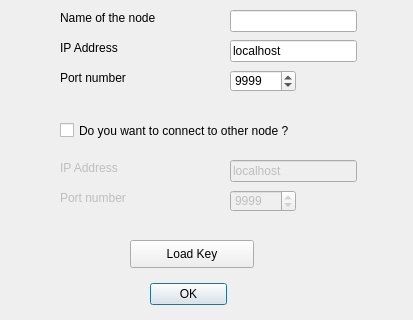
<?xml version="1.0" encoding="UTF-8"?>
<ui version="4.0">
 <class>new_node</class>
 <widget class="QDialog" name="new_node">
  <property name="geometry">
   <rect>
    <x>0</x>
    <y>0</y>
    <width>413</width>
    <height>320</height>
   </rect>
  </property>
  <property name="windowTitle">
   <string>Start node</string>
  </property>
  <property name="styleSheet">
   <string notr="true"/>
  </property>
  <widget class="QLabel" name="label_name">
   <property name="geometry">
    <rect>
     <x>60</x>
     <y>10</y>
     <width>121</width>
     <height>16</height>
    </rect>
   </property>
   <property name="text">
    <string>Name of the node</string>
   </property>
  </widget>
  <widget class="QLineEdit" name="name">
   <property name="geometry">
    <rect>
     <x>230</x>
     <y>10</y>
     <width>127</width>
     <height>22</height>
    </rect>
   </property>
  </widget>
  <widget class="QLabel" name="label_ip">
   <property name="geometry">
    <rect>
     <x>60</x>
     <y>40</y>
     <width>121</width>
     <height>16</height>
    </rect>
   </property>
   <property name="text">
    <string>IP Address</string>
   </property>
   <property name="buddy">
    <cstring>ip</cstring>
   </property>
  </widget>
  <widget class="QLineEdit" name="ip">
   <property name="geometry">
    <rect>
     <x>230</x>
     <y>40</y>
     <width>127</width>
     <height>22</height>
    </rect>
   </property>
   <property name="text">
    <string>localhost</string>
   </property>
  </widget>
  <widget class="QLabel" name="label_port">
   <property name="geometry">
    <rect>
     <x>60</x>
     <y>70</y>
     <width>121</width>
     <height>16</height>
    </rect>
   </property>
   <property name="text">
    <string>Port number</string>
   </property>
   <property name="buddy">
    <cstring>port</cstring>
   </property>
  </widget>
  <widget class="QSpinBox" name="port">
   <property name="geometry">
    <rect>
     <x>230</x>
     <y>70</y>
     <width>66</width>
     <height>22</height>
    </rect>
   </property>
   <property name="minimum">
    <number>1025</number>
   </property>
   <property name="maximum">
    <number>65535</number>
   </property>
   <property name="value">
    <number>9999</number>
   </property>
  </widget>
  <widget class="QCheckBox" name="chck_init">
   <property name="enabled">
    <bool>true</bool>
   </property>
   <property name="geometry">
    <rect>
     <x>60</x>
     <y>120</y>
     <width>267</width>
     <height>21</height>
    </rect>
   </property>
   <property name="text">
    <string>Do you want to connect to other node ? </string>
   </property>
   <property name="checked">
    <bool>false</bool>
   </property>
   <property name="tristate">
    <bool>false</bool>
   </property>
  </widget>
  <widget class="QLabel" name="label_ip_next">
   <property name="enabled">
    <bool>false</bool>
   </property>
   <property name="geometry">
    <rect>
     <x>60</x>
     <y>160</y>
     <width>121</width>
     <height>16</height>
    </rect>
   </property>
   <property name="text">
    <string>IP Address</string>
   </property>
  </widget>
  <widget class="QLineEdit" name="ip_next">
   <property name="enabled">
    <bool>false</bool>
   </property>
   <property name="geometry">
    <rect>
     <x>230</x>
     <y>160</y>
     <width>127</width>
     <height>22</height>
    </rect>
   </property>
   <property name="text">
    <string>localhost</string>
   </property>
  </widget>
  <widget class="QLabel" name="label_port_next">
   <property name="enabled">
    <bool>false</bool>
   </property>
   <property name="geometry">
    <rect>
     <x>60</x>
     <y>190</y>
     <width>131</width>
     <height>16</height>
    </rect>
   </property>
   <property name="text">
    <string>Port number</string>
   </property>
  </widget>
  <widget class="QSpinBox" name="port_next">
   <property name="enabled">
    <bool>false</bool>
   </property>
   <property name="geometry">
    <rect>
     <x>230</x>
     <y>190</y>
     <width>66</width>
     <height>22</height>
    </rect>
   </property>
   <property name="minimum">
    <number>1025</number>
   </property>
   <property name="maximum">
    <number>65535</number>
   </property>
   <property name="value">
    <number>9999</number>
   </property>
  </widget>
  <widget class="QPushButton" name="btn_keys">
   <property name="geometry">
    <rect>
     <x>130</x>
     <y>240</y>
     <width>124</width>
     <height>28</height>
    </rect>
   </property>
   <property name="text">
    <string>Load Key</string>
   </property>
  </widget>
  <widget class="QDialogButtonBox" name="buttonBox">
   <property name="geometry">
    <rect>
     <x>150</x>
     <y>280</y>
     <width>77</width>
     <height>28</height>
    </rect>
   </property>
   <property name="orientation">
    <enum>Qt::Horizontal</enum>
   </property>
   <property name="standardButtons">
    <set>QDialogButtonBox::Ok</set>
   </property>
  </widget>
 </widget>
 <resources/>
 <connections>
  <connection>
   <sender>buttonBox</sender>
   <signal>accepted()</signal>
   <receiver>new_node</receiver>
   <slot>accept()</slot>
   <hints>
    <hint type="sourcelabel">
     <x>227</x>
     <y>278</y>
    </hint>
    <hint type="destinationlabel">
     <x>157</x>
     <y>274</y>
    </hint>
   </hints>
  </connection>
  <connection>
   <sender>buttonBox</sender>
   <signal>rejected()</signal>
   <receiver>new_node</receiver>
   <slot>reject()</slot>
   <hints>
    <hint type="sourcelabel">
     <x>295</x>
     <y>284</y>
    </hint>
    <hint type="destinationlabel">
     <x>286</x>
     <y>274</y>
    </hint>
   </hints>
  </connection>
  <connection>
   <sender>chck_init</sender>
   <signal>toggled(bool)</signal>
   <receiver>ip_next</receiver>
   <slot>setEnabled(bool)</slot>
   <hints>
    <hint type="sourcelabel">
     <x>213</x>
     <y>132</y>
    </hint>
    <hint type="destinationlabel">
     <x>213</x>
     <y>186</y>
    </hint>
   </hints>
  </connection>
  <connection>
   <sender>chck_init</sender>
   <signal>toggled(bool)</signal>
   <receiver>port_next</receiver>
   <slot>setEnabled(bool)</slot>
   <hints>
    <hint type="sourcelabel">
     <x>213</x>
     <y>132</y>
    </hint>
    <hint type="destinationlabel">
     <x>213</x>
     <y>242</y>
    </hint>
   </hints>
  </connection>
  <connection>
   <sender>chck_init</sender>
   <signal>toggled(bool)</signal>
   <receiver>label_ip_next</receiver>
   <slot>setEnabled(bool)</slot>
   <hints>
    <hint type="sourcelabel">
     <x>213</x>
     <y>132</y>
    </hint>
    <hint type="destinationlabel">
     <x>213</x>
     <y>158</y>
    </hint>
   </hints>
  </connection>
  <connection>
   <sender>chck_init</sender>
   <signal>toggled(bool)</signal>
   <receiver>label_port_next</receiver>
   <slot>setEnabled(bool)</slot>
   <hints>
    <hint type="sourcelabel">
     <x>213</x>
     <y>132</y>
    </hint>
    <hint type="destinationlabel">
     <x>213</x>
     <y>214</y>
    </hint>
   </hints>
  </connection>
 </connections>
</ui>
